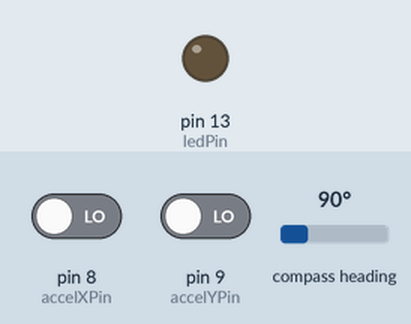
The sketch below on a simulated Arduino Uno, built with avr-gcc and run on an emulated ATmega328P. Parts: output pins drawn as LEDs (lit = HIGH). Wiring (inferred from the names in the program): CMPS compass at I2C address 0x60. Inputs (shaded band) come from the test bench; at power-on: compass heading 90°, pin 8 (accelXPin) LOW, pin 9 (accelYPin) LOW. What the sketch prints to the serial monitor is not drawn.

Above: at 1.2 s.
1.3 s: compass heading set to 177°
5.8 s: compass heading set to 183°
At 8.1 s:
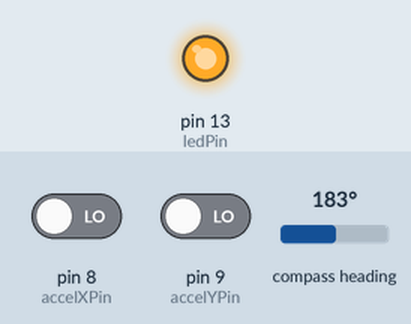
8.4 s: compass heading set to 7°
At 10.1 s:
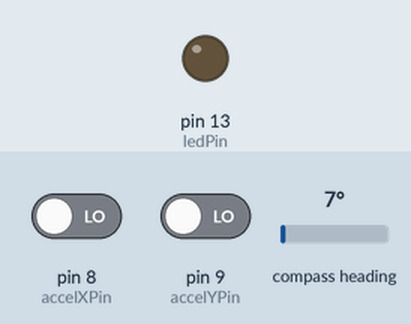
10.7 s: compass heading set to 269°
At 11.9 s:
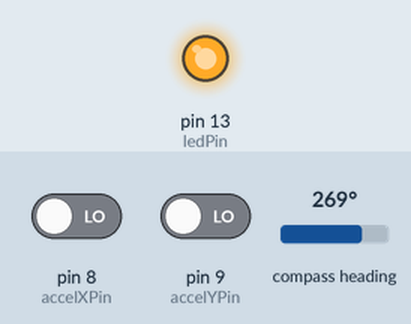
Timing chart, 0 to 13.7 s (numbered marks = the images above; inputs shaded):
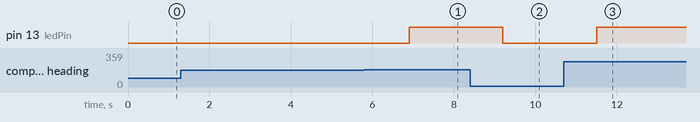

The sketch:

compass.ino
```cpp
#include <Wire.h>

#define ADDRESS 0x60 //defines address of compass

#define accelXPin 8
#define accelYPin 9
#define ledPin 13

void setup(){
  Wire.begin(); //conects I2C
  Serial.begin(9600);
  pinMode(accelXPin,INPUT);
  pinMode(accelYPin,INPUT);
  pinMode(ledPin,OUTPUT);
}

void loop(){
  byte highByte;
  byte lowByte;

   //Serial.println("Begin transmission");

   Wire.beginTransmission(ADDRESS);      //starts communication with cmps03
   Wire.write(2);                         //Sends the register we wish to read
   Wire.endTransmission();

   //Serial.println("Requesting");
   Wire.requestFrom(ADDRESS, 2);        //requests high byte

   //Serial.println("Waiting");
   while(Wire.available() < 2);         //while there is a byte to receive

   //Serial.println("Reading");
   highByte = Wire.read();           //reads the byte as an integer
   lowByte = Wire.read();

   int bearing = ((highByte<<8)+lowByte)/10;
   //Serial.println(bearing);
   analogWrite(ledPin,map(bearing,0,360,0,255));


   Serial.print(pulseIn(accelXPin,HIGH));
   Serial.print(",");
   Serial.print(pulseIn(accelYPin,HIGH));
   Serial.println("");

   delay(300);
}
```

Measured:
- the behaviour switches between 180 and 181° on compass heading (found by bisection; images 0 and 1)
- after the input at 1.3 s, every drawn part: stays the same
- after the input at 5.8 s, pin 13 (ledPin): LOW → HIGH after 1.1 s
- after the input at 8.4 s, pin 13 (ledPin): HIGH → LOW after 0.80 s
- after the input at 10.7 s, pin 13 (ledPin): LOW → HIGH after 0.81 s
